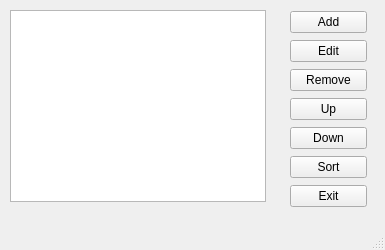
<?xml version="1.0" encoding="UTF-8"?>
<ui version="4.0">
 <class>MainWindow</class>
 <widget class="QMainWindow" name="MainWindow">
  <property name="geometry">
   <rect>
    <x>0</x>
    <y>0</y>
    <width>385</width>
    <height>250</height>
   </rect>
  </property>
  <property name="windowTitle">
   <string>MainWindow</string>
  </property>
  <widget class="QWidget" name="centralwidget">
   <widget class="QListWidget" name="listWidget">
    <property name="geometry">
     <rect>
      <x>10</x>
      <y>10</y>
      <width>256</width>
      <height>192</height>
     </rect>
    </property>
   </widget>
   <widget class="QWidget" name="">
    <property name="geometry">
     <rect>
      <x>290</x>
      <y>10</y>
      <width>77</width>
      <height>199</height>
     </rect>
    </property>
    <layout class="QVBoxLayout" name="verticalLayout">
     <item>
      <widget class="QPushButton" name="bAdd">
       <property name="text">
        <string>Add</string>
       </property>
      </widget>
     </item>
     <item>
      <widget class="QPushButton" name="bEdit">
       <property name="text">
        <string>Edit</string>
       </property>
      </widget>
     </item>
     <item>
      <widget class="QPushButton" name="bRemove">
       <property name="text">
        <string>Remove</string>
       </property>
      </widget>
     </item>
     <item>
      <widget class="QPushButton" name="bUp">
       <property name="text">
        <string>Up</string>
       </property>
      </widget>
     </item>
     <item>
      <widget class="QPushButton" name="bDown">
       <property name="text">
        <string>Down</string>
       </property>
      </widget>
     </item>
     <item>
      <widget class="QPushButton" name="bSort">
       <property name="text">
        <string>Sort</string>
       </property>
      </widget>
     </item>
     <item>
      <widget class="QPushButton" name="bExit">
       <property name="text">
        <string>Exit</string>
       </property>
      </widget>
     </item>
    </layout>
   </widget>
  </widget>
  <widget class="QMenuBar" name="menubar">
   <property name="geometry">
    <rect>
     <x>0</x>
     <y>0</y>
     <width>385</width>
     <height>21</height>
    </rect>
   </property>
  </widget>
  <widget class="QStatusBar" name="statusbar"/>
 </widget>
 <resources/>
 <connections/>
</ui>
